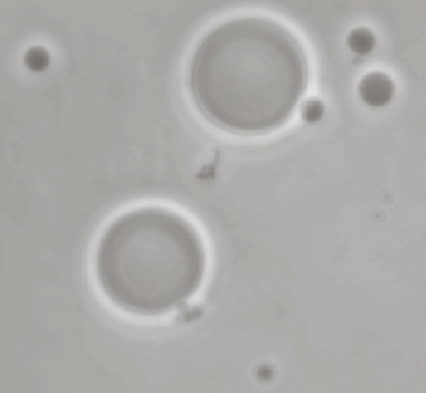
#> input picture images/Bubble.PNG, 426 x 393 px, found by its file name
$ python Limiar.py
#> lines starting #> are read from the running program, lines starting #| are printed output that depends on the picture; after the words box and inside, x2 and y2 are one past the last pixel; in counts of white or black regions, pixels touching at a corner belong together
import cv2
import numpy as np
import matplotlib.pyplot as plt

image_path = "images\Bubble.PNG"

image1 = cv2.imread(image_path, 0)
#> image1: shape (393, 426); min 111, max 228, mean 170.6
cv2.imshow("Imagem Original", image1)
cv2.waitKey(0)

plt.hist(image1, 4, rwidth=0.9)
plt.show()
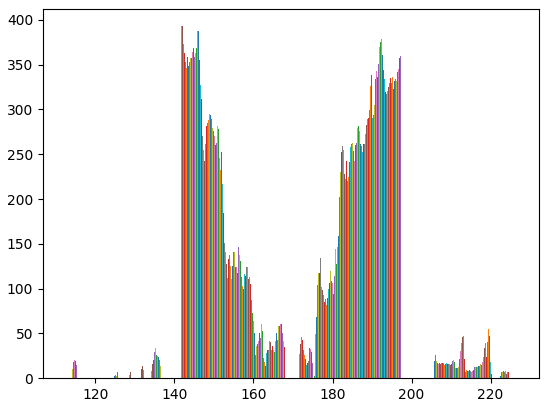
#> figure drawn by matplotlib, 1 panel; tallest bar 393 high, from x = 141.7 to 141.8; tallest bar 393 high, from x = 141.8 to 141.8; tallest bar 393 high, from x = 141.8 to 141.9

(T, imageBin) = cv2.threshold(image1, 170, 255, cv2.THRESH_BINARY)
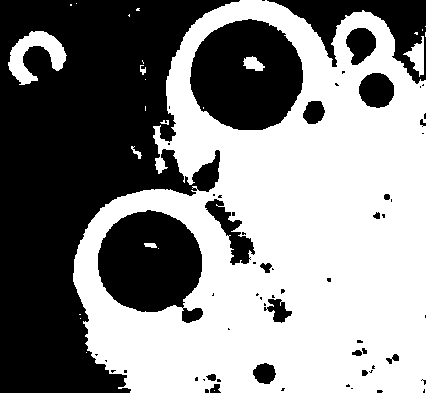
#> imageBin: shape (393, 426); 52.9% white; 63 black regions (43 under 20 px), largest, box (x1, y1, x2, y2) and area: (0, 0, 240, 393) 51534, (190, 19, 303, 130) 9534, (98, 210, 203, 323) 8477
print(T)
cv2.imshow("Binarizado", imageBin)
cv2.waitKey(0)
